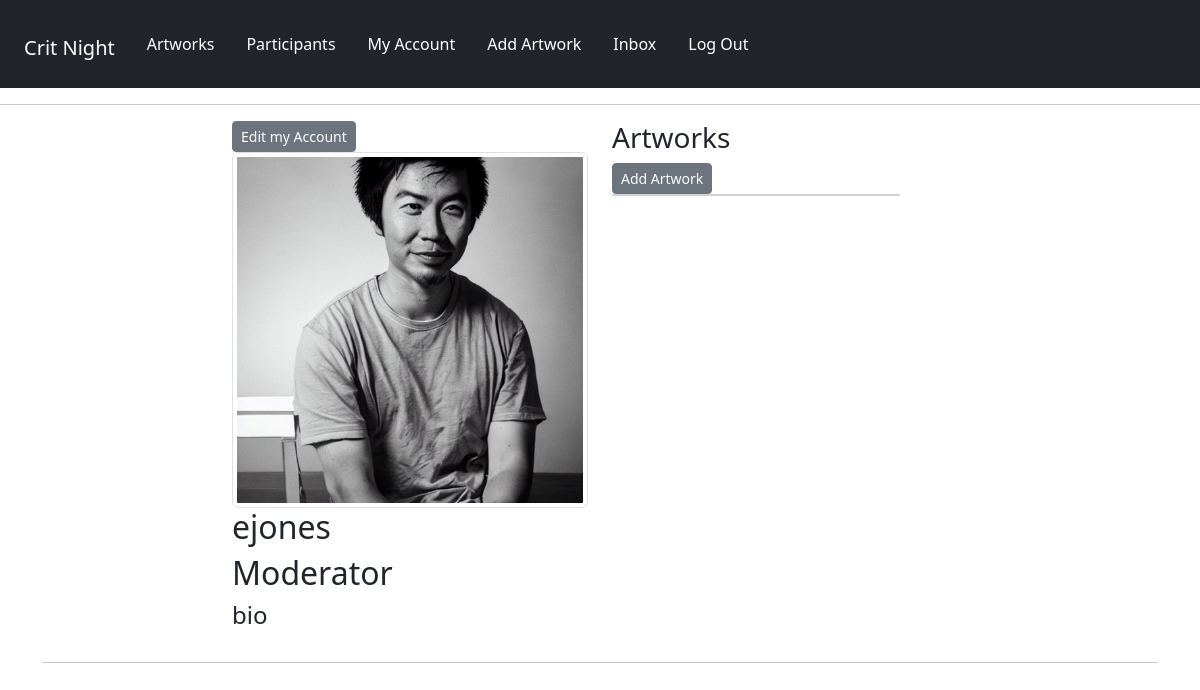
The app's page /panelists/account/ (signed in), older data.
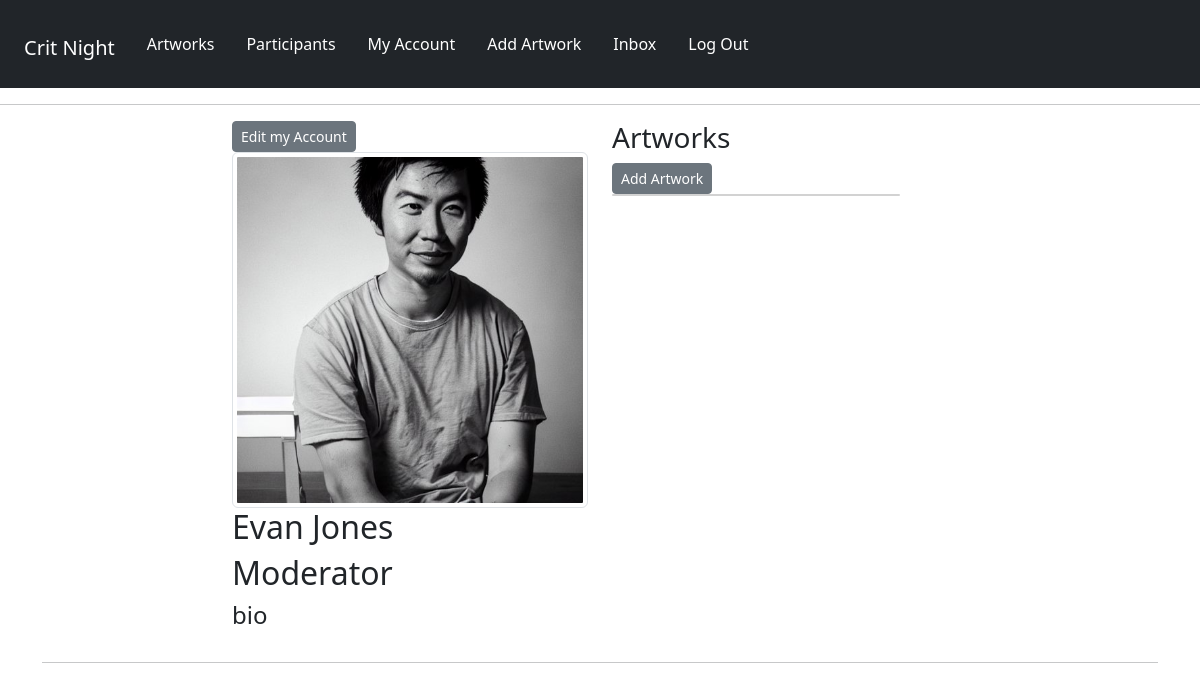
The same page, newer data.
### panelists/models.py (models this page shows, shortened)
class Profile(models.Model):
    user = models.OneToOneField(User, on_delete=models.CASCADE, null=True, blank=True)
    name = models.CharField(max_length=200, null=True, blank=True)
    role = models.CharField(max_length=200, null=True, blank=True)
    media = models.CharField(max_length=200, null=True, blank=True)
    email = models.EmailField(max_length=500, null=True, blank=True)
    username = models.CharField(max_length=200, null=True, blank=True)
    pronouns = models.CharField(max_length=200, null=True, blank=True)
    brief_bio = models.TextField(max_length=1500, null=True, blank=True)
    profile_image = models.ImageField(
        null=True,
        blank=True,
        upload_to="profiles/",
        default="profiles/default-profile.png",
    )
    website = models.CharField(max_length=200, null=True, blank=True)
    social_insta = models.CharField(max_length=200, blank=True, null=True)
    social_twitter = models.CharField(max_length=200, blank=True, null=True)
    social_other = models.CharField(max_length=200, blank=True, null=True)
    created = models.DateTimeField(auto_now_add=True)
    id = models.UUIDField(
        default=uuid.uuid4, unique=True, primary_key=True, editable=False
    )

### panelists/views.py (the view)
# urls.py: path("account/", views.userAccount, name="account"),
@login_required(login_url="login")
def userAccount(request):
    profile = request.user.profile
    artworks = profile.artwork_set.all()
    context = {"profile": profile, "artworks": artworks}
    return render(request, "panelists/account.html", context)

### panelists/templates/panelists/account.html (shortened to what this page needs)
{% extends 'main.html' %}
{% block content %}
<div class="container-md">
    <div class="layout">
        <div class="row justify-content-center">
            <div class="col-4 personal">
                <a href="{% url 'edit-account' %}" class="btn btn-secondary btn-sm">Edit my Account</a>
                <img src="{{ profile.profile_image.url }}" class="img-thumbnail" alt="participant profile image" />
                <h2>{{profile.name}}</h2>
                <h2>{{profile.role}}</h2>
                <h4>bio</h4>
            </div>
            <div class="col-4 artwork-list">
                <h3>Artworks</h3>
                <a href="{% url 'create-artwork' %}" class="btn btn-secondary btn-sm"> Add Artwork</a>
            <div class="card" style="width: 18rem;">
                </div>
            </div>
    </div>
</div>
{% endblock %}

Row changes from the older to the newer data that the page shows:
changed Profile "Moderator": name "ejones" → "Evan Jones"
